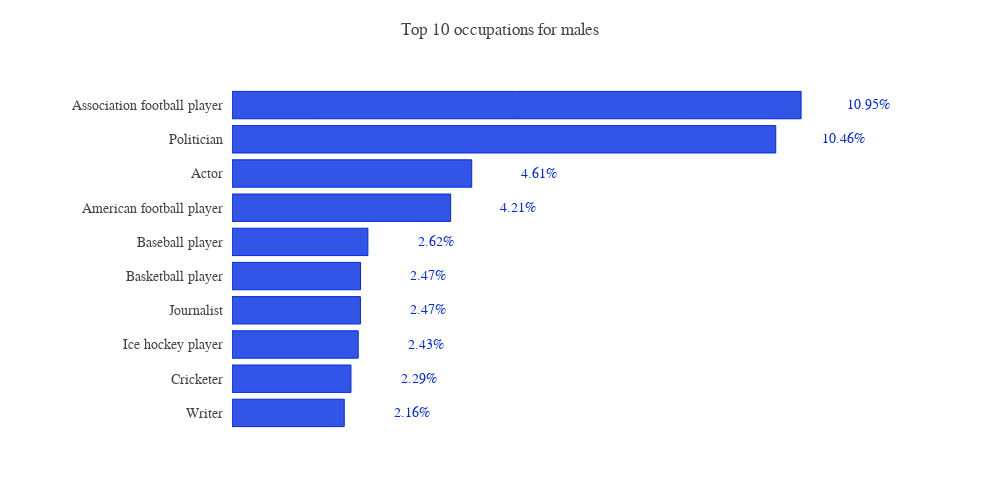

Notebook code for this chart:
### Code cell
import plotly.graph_objects as go
from plotly.subplots import make_subplots

import numpy as np

y_saving = (relevant_occupations_male['count']*100).tolist()

x = relevant_occupations_male['meaning'].tolist()


# Creating two subplots
fig = go.Figure()

fig.add_trace(go.Bar(
    x=y_saving,
    y=x,
    marker=dict(
        color='rgba(0,43,226, 0.8)',
        line=dict(
        color='rgba(0,43,226, 1.0)',
        width=1),
    ),
    name='Top 10 male occupations in Quotebank\'s speakers',
    orientation='h',
))

fig.update_layout(
    autosize=False,
    width=1000,
    height=500,
    title='Top 10 occupations for males',
    yaxis=dict(
        showgrid=False,
        showline=False,
        showticklabels=True,
        domain=[0, 0.95],
        ticksuffix="  ",
        tickfont=dict(family='Nunito', size=14),
    ),
    xaxis=dict(
        zeroline=False,
        showline=False,
        showticklabels=False,
        showgrid=False,
        domain=[0.15, 0.9],
    ),
    legend=dict(x=0.029, y=1.038, font_size=13),
    margin=dict(l=100, r=20, t=70, b=70),
    template=None,
    font_family='Nunito',
)

annotations_m = []

y_s = np.round(y_saving, decimals=2)

# Adding labels
for yd, xd in zip(y_s, x):
    # labeling the bar net worth
    annotations_m.append(dict(xref='x1', yref='y1',
                            y=xd, x=yd + 1.3,
                            text=str(yd) + '%',
                            font=dict(family='Nunito', size=14,
                                      color='rgb(0,43,226)'),
                            showarrow=False))

fig.update_layout(annotations=annotations_m)

fig.show()

### Figure 1 — Plotly figure (JSON) as saved in the notebook; plotly's stock layout.template omitted (floating-point values rounded to 4 significant figures)
{"data": [{"marker": {"color": "rgba(0,43,226, 0.8)", "line": {"color": "rgba(0,43,226, 1.0)", "width": 1}}, "name": "Top 10 male occupations in Quotebank's speakers", "orientation": "h", "type": "bar", "x": [2.161, 2.29, 2.429, 2.472, 2.473, 2.615, 4.208, 4.614, 10.46, 10.95], "y": ["Writer", "Cricketer", "Ice hockey player", "Journalist", "Basketball player", "Baseball player", "American football player", "Actor", "Politician", "Association football player"]}], "layout": {"annotations": [{"font": {"color": "rgb(0,43,226)", "family": "Nunito", "size": 14}, "showarrow": false, "text": "2.16%", "x": 3.46, "xref": "x", "y": "Writer", "yref": "y"}, {"font": {"color": "rgb(0,43,226)", "family": "Nunito", "size": 14}, "showarrow": false, "text": "2.29%", "x": 3.59, "xref": "x", "y": "Cricketer", "yref": "y"}, {"font": {"color": "rgb(0,43,226)", "family": "Nunito", "size": 14}, "showarrow": false, "text": "2.43%", "x": 3.73, "xref": "x", "y": "Ice hockey player", "yref": "y"}, {"font": {"color": "rgb(0,43,226)", "family": "Nunito", "size": 14}, "showarrow": false, "text": "2.47%", "x": 3.77, "xref": "x", "y": "Journalist", "yref": "y"}, {"font": {"color": "rgb(0,43,226)", "family": "Nunito", "size": 14}, "showarrow": false, "text": "2.47%", "x": 3.77, "xref": "x", "y": "Basketball player", "yref": "y"}, {"font": {"color": "rgb(0,43,226)", "family": "Nunito", "size": 14}, "showarrow": false, "text": "2.62%", "x": 3.92, "xref": "x", "y": "Baseball player", "yref": "y"}, {"font": {"color": "rgb(0,43,226)", "family": "Nunito", "size": 14}, "showarrow": false, "text": "4.21%", "x": 5.51, "xref": "x", "y": "American football player", "yref": "y"}, {"font": {"color": "rgb(0,43,226)", "family": "Nunito", "size": 14}, "showarrow": false, "text": "4.61%", "x": 5.91, "xref": "x", "y": "Actor", "yref": "y"}, {"font": {"color": "rgb(0,43,226)", "family": "Nunito", "size": 14}, "showarrow": false, "text": "10.46%", "x": 11.76, "xref": "x", "y": "Politician", "yref": "y"}, {"font": {"color": "rgb(0,43,226)", "family": "Nunito", "size": 14}, "showarrow": false, "text": "10.95%", "x": 12.25, "xref": "x", "y": "Association football player", "yref": "y"}], "autosize": false, "font": {"family": "Nunito"}, "height": 500, "legend": {"font": {"size": 13}, "x": 0.029, "y": 1.038}, "margin": {"b": 70, "l": 100, "r": 20, "t": 70}, "title": {"text": "Top 10 occupations for males"}, "width": 1000, "xaxis": {"domain": [0.15, 0.9], "showgrid": false, "showline": false, "showticklabels": false, "zeroline": false}, "yaxis": {"domain": [0, 0.95], "showgrid": false, "showline": false, "showticklabels": true, "tickfont": {"family": "Nunito", "size": 14}, "ticksuffix": "  "}}}
